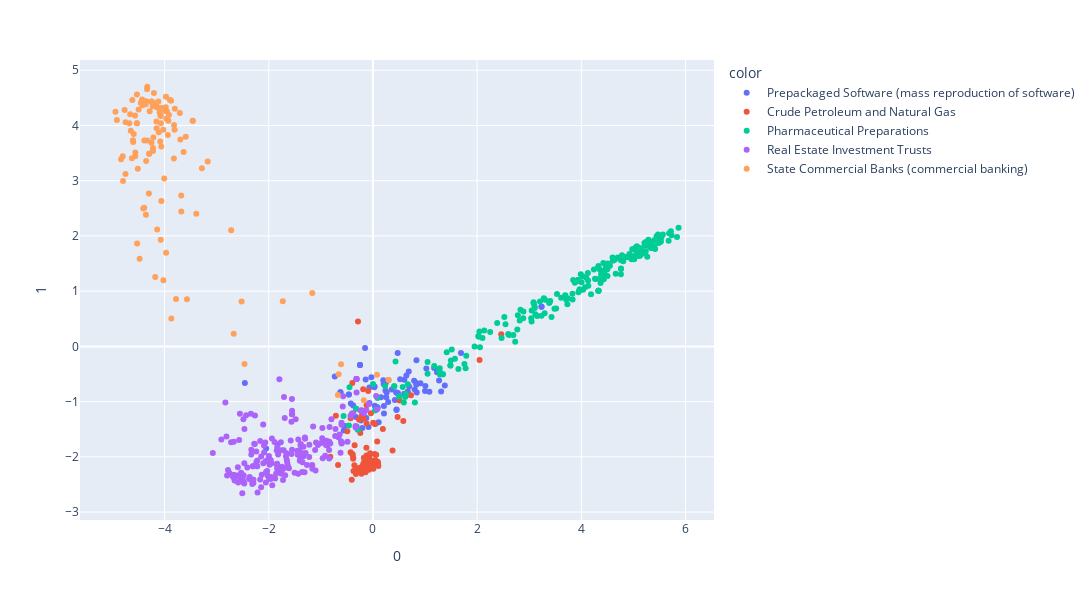

Notebook code cell kept with this figure:
### Markdown cell above
### Plotting on the Cosine Similarity Matrix

### Code cell
plot_cos = std_func.pca_visualize_2d(cosine_sim, df.loc[:,["name","SIC_desc"]])
